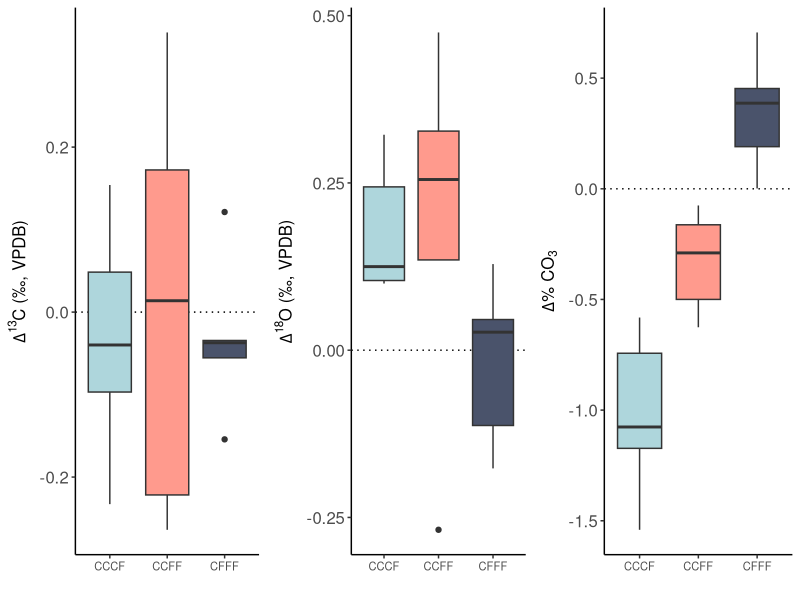
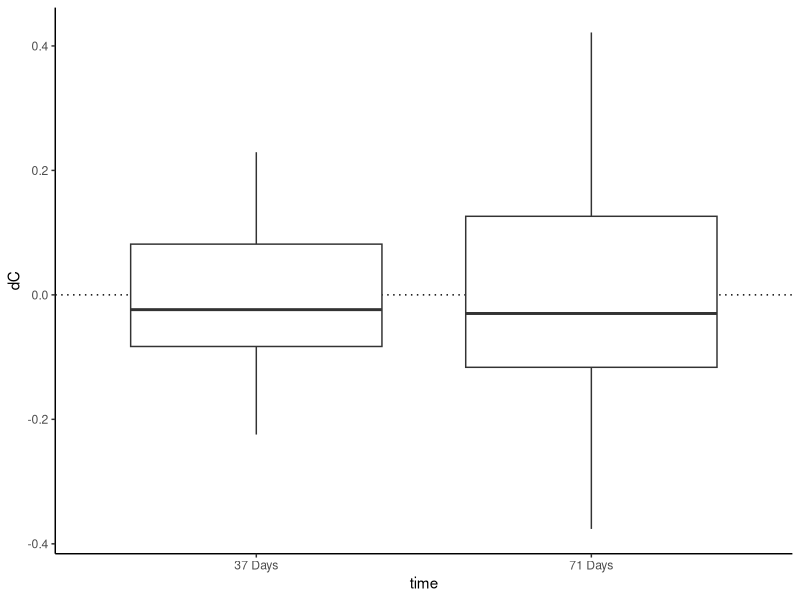
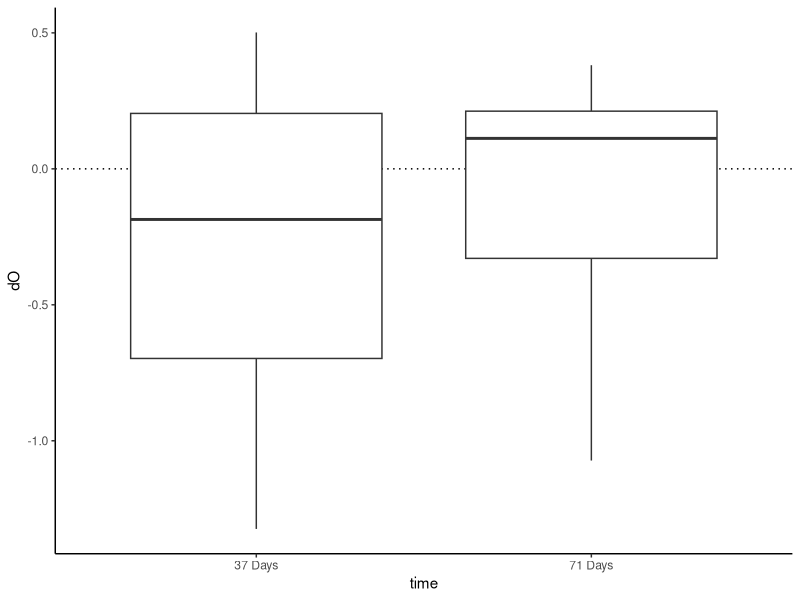
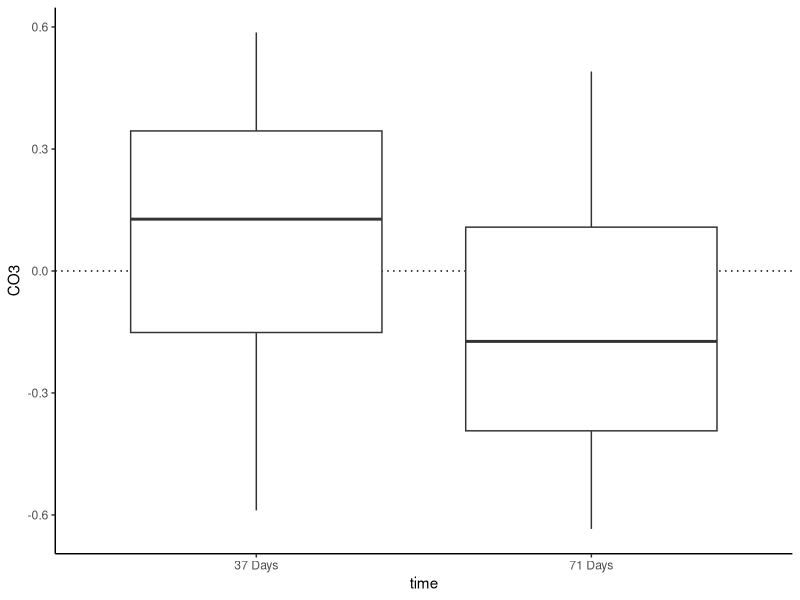
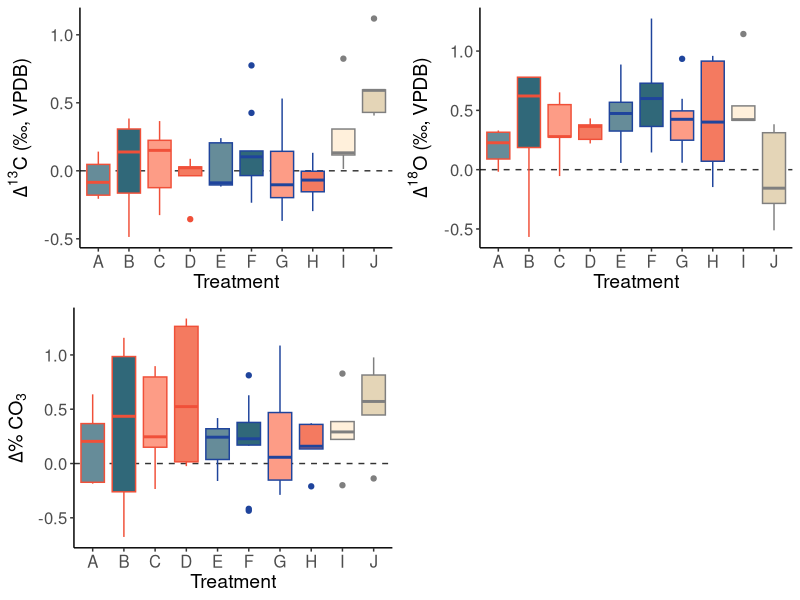
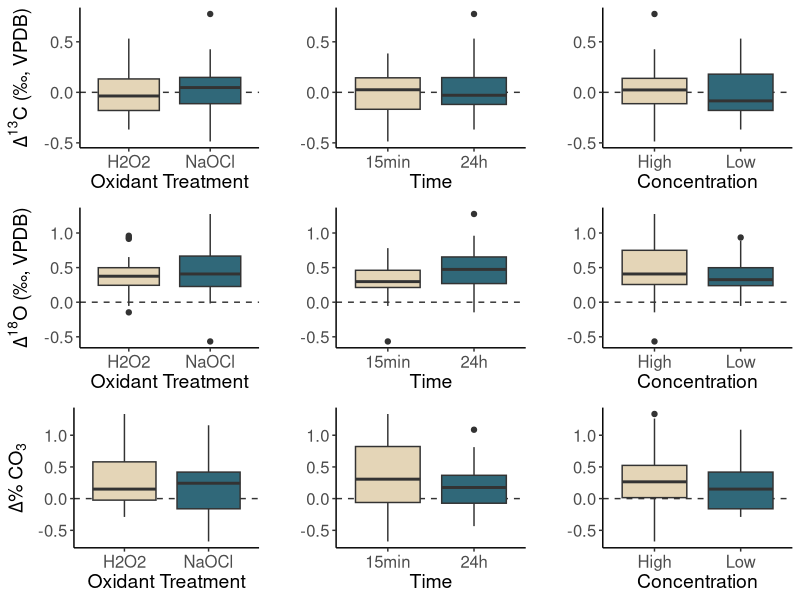
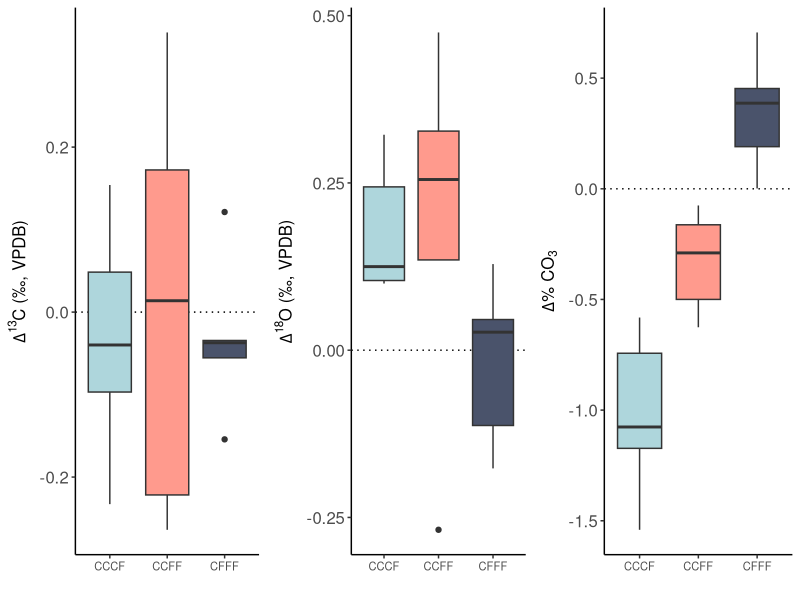
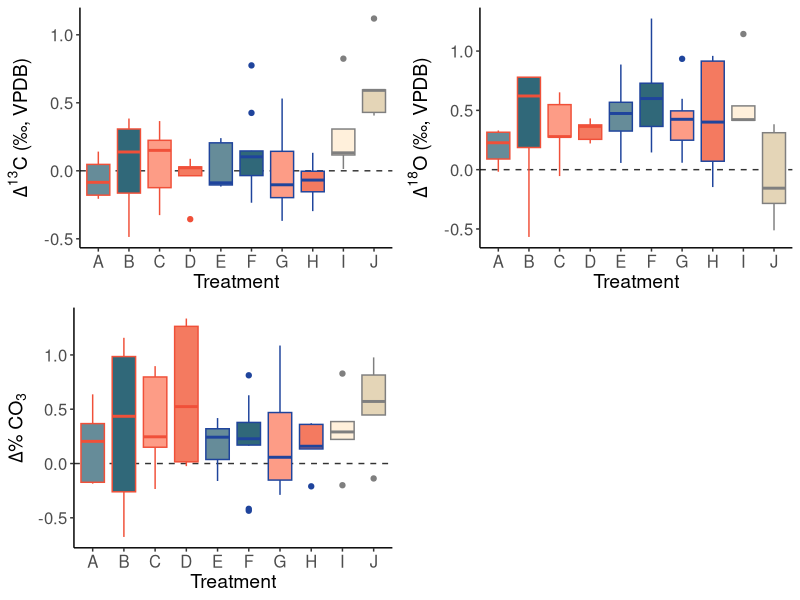

Source code (R) for these figures, in order: (Note: this script raises an error after producing the figures.)
# This supplementary .R file contains all R code needed to run the statistical 
# tests and create the base R figures as part of this publication. Please note 
# that some figures were altered post-R in Adobe Illustrator. 

usePackage <- function(p) {
  if (!is.element(p, installed.packages()[,1]))
    install.packages(p, dep = TRUE)
  require(p, character.only = TRUE)
}
usePackage("readxl");usePackage("tidyverse"); usePackage("lsr"); usePackage("ggpubr")

# Particle Size Statistics ------------------------------------------------

psdata <- read_excel("data/ParticleSize.xlsx")

# Aggregate Replicates

psdata <- psdata %>% group_by(Sample) %>% 
  mutate(dC.sd = sd(dC),
         dO.sd = sd(dO),
         CO3.sd = sd(CO3),
         dC = mean(dC),
         dO = mean(dO),
         CO3 = mean(CO3),
         Weight = NULL)
psdata <- unique(psdata)

# Pull apart comparative batches and create delta values

CCFF <- psdata %>% filter(Trial == "CCFF")
CFFF <- psdata %>% filter(Trial == "CFFF")
CCCF <- psdata %>% filter(Trial == "CCCF")

CCFFdelta <- CCFF %>%
  group_by(toothNumber) %>%
  mutate(dC = dC[Treat == 'CC'] - dC[Treat == 'FF'], 
         dO = dO[Treat == 'CC'] - dO[Treat == 'FF'], 
         CO3 = CO3[Treat == 'CC'] - CO3[Treat == 'FF']) %>% 
  distinct(toothNumber, .keep_all = T) %>% 
  select(-c(Sample, Treat, dC.sd, dO.sd, CO3.sd))

CFFFdelta <- CFFF %>%
  group_by(toothNumber) %>%
  mutate(dC = dC[Treat == 'CF'] - dC[Treat == 'FF'], 
         dO = dO[Treat == 'CF'] - dO[Treat == 'FF'], 
         CO3 = CO3[Treat == 'CF'] - CO3[Treat == 'FF']) %>% 
  distinct(toothNumber, .keep_all = T) %>% 
  select(-c(Sample, Treat, dC.sd, dO.sd, CO3.sd))

CCCFdelta <- CCCF %>%
  group_by(toothNumber) %>%
  mutate(dC = dC[Treat == 'CC'] - dC[Treat == 'CF'], 
         dO = dO[Treat == 'CC'] - dO[Treat == 'CF'], 
         CO3 = CO3[Treat == 'CC'] - CO3[Treat == 'CF']) %>% 
  distinct(toothNumber, .keep_all = T) %>% 
  select(-c(Sample, Treat, dC.sd, dO.sd, CO3.sd))

# Testing for normality

shapiro.test(CCFFdelta$dC)
shapiro.test(CCFFdelta$dO)
shapiro.test(CCFFdelta$CO3)
shapiro.test(CFFFdelta$dC)
shapiro.test(CFFFdelta$dO)
shapiro.test(CFFFdelta$CO3)
shapiro.test(CCCFdelta$dC)
shapiro.test(CCCFdelta$dO)
shapiro.test(CCCFdelta$CO3)

# No tests result in p < 0.05, we'll move forward with t-tests

t.test(CCFFdelta$dC)
t.test(CCFFdelta$dO)
t.test(CCFFdelta$CO3)

t.test(CCCFdelta$dC)
t.test(CCCFdelta$dO)
t.test(CCCFdelta$CO3)

t.test(CFFFdelta$dC)
t.test(CFFFdelta$dO)
t.test(CFFFdelta$CO3)

shapiro.test(c(CCFFdelta$dO, CCCFdelta$dO))
t.test(c(CCFFdelta$dO, CCCFdelta$dO))

# Particle Size Figures ---------------------------------------------------

PartSizeC <- ggplot() + 
  geom_hline(yintercept = 0, lty = 3) +
  geom_boxplot(data = CCFFdelta, aes(x = Trial, y = dC, fill = Trial)) +
  geom_boxplot(data = CFFFdelta, aes(x = Trial, y = dC, fill = Trial)) +
  geom_boxplot(data = CCCFdelta, aes(x = Trial, y = dC, fill = Trial)) +
  scale_fill_manual(values = c("#aed6dc","#ff9a8d","#4a536b")) + 
  labs(
    #  fill = "Particle Size", 
    x = "",
    y = expression(paste(Delta^13, "C", " (\u2030, VPDB)"))
  ) + 
  theme_classic() + 
  theme(legend.position = "none", 
        axis.text.x = element_text(size = 8),
        axis.text.y = element_text(size = 12),
        axis.title = element_text(size = 12))

PartSizeO <- ggplot() + 
  geom_hline(yintercept = 0, lty = 3) +
  geom_boxplot(data = CCFFdelta, aes(x = Trial, y = dO, fill = Trial)) +
  geom_boxplot(data = CFFFdelta, aes(x = Trial, y = dO, fill = Trial)) +
  geom_boxplot(data = CCCFdelta, aes(x = Trial, y = dO, fill = Trial)) +
  scale_fill_manual(values = c("#aed6dc","#ff9a8d","#4a536b")) + 
  labs(
    #   fill = "Particle Size",
    x = "",
    y = expression(paste(Delta^18, "O", " (\u2030, VPDB)"))
  ) + 
  theme_classic() + 
  theme(legend.position = "none", 
        axis.text.x = element_text(size = 8),
        axis.text.y = element_text(size = 12),
        axis.title = element_text(size = 12))

PartSizeCO3 <- ggplot() + 
  geom_hline(yintercept = 0, lty = 3) +
  geom_boxplot(data = CCFFdelta, aes(x = Trial, y = CO3, fill = Trial)) +
  geom_boxplot(data = CFFFdelta, aes(x = Trial, y = CO3, fill = Trial)) +
  geom_boxplot(data = CCCFdelta, aes(x = Trial, y = CO3, fill = Trial)) +
  scale_fill_manual(values = c("#aed6dc","#ff9a8d","#4a536b")) + 
  labs(
    #   fill = "Particle Size", 
    x = "",
    y = expression(paste(Delta, "% CO"[3]))
  ) + 
  theme_classic() + 
  theme(legend.position = "none", 
        axis.text.x = element_text(size = 8),
        axis.text.y = element_text(size = 12),
        axis.title = element_text(size = 12))

ggarrange(PartSizeC, PartSizeO, PartSizeCO3, nrow = 1)
ggsave("Figures/ParticleSize.pdf", dpi = 300, width = 6, height = 2.7,
       units = c("in"))

# Storage Conditions Statistics--------------------------------------------

StorageCondExp <- read_excel("data/StorageCondExp.xlsx")
StorageCondExp$sample_id <- substr(StorageCondExp$`Sample ID`, 7, 11)
scdata <- separate(StorageCondExp, "Sample ID", sep="-",into=c("SLC20","tooth",
                                                               "AB","treat"))
scdata$sample_id <- gsub("-", "", scdata$sample_id)

ambientT1 <- filter(scdata,AB=="A",Time=="T1") %>% 
  group_by(tooth) %>% 
  summarize(dC.sd = sd(dC),
            dO.sd = sd(dO),
            CO3.sd = sd(CO3),
            dC = mean(dC), 
            dO = mean(dO), 
            CO3 = mean(CO3)) %>%  
  mutate(time = "37 Days", 
         location = "Cabinet")

ambientT2 <- filter(scdata,AB=="A",Time=="T2") %>% 
  group_by(tooth) %>% 
  summarize(dC.sd = sd(dC),
            dO.sd = sd(dO),
            CO3.sd = sd(CO3),
            dC = mean(dC), 
            dO = mean(dO), 
            CO3 = mean(CO3)) %>%  
  mutate(time = "71 Days", 
         location = "Cabinet")

desiccatorT1 <- filter(scdata,AB=="B",Time=="T1") %>% 
  group_by(tooth) %>% 
  summarize(dC.sd = sd(dC),
            dO.sd = sd(dO),
            CO3.sd = sd(CO3),
            dC = mean(dC), 
            dO = mean(dO), 
            CO3 = mean(CO3)) %>%  
  mutate(time = "37 Days", 
         location = "Desiccator")

desiccatorT2 <- filter(scdata,AB=="B",Time=="T2") %>% 
  group_by(tooth) %>% 
  summarize(dC.sd = sd(dC),
            dO.sd = sd(dO),
            CO3.sd = sd(CO3),
            dC = mean(dC), 
            dO = mean(dO), 
            CO3 = mean(CO3)) %>%  
  mutate(time = "71 Days", 
         location = "Desiccator")

T1 <- rbind(ambientT1, desiccatorT1) %>% 
  group_by(tooth) %>% 
  mutate(dC = dC[location == 'Cabinet'] - dC[location == 'Desiccator'], 
         dO = dO[location == 'Cabinet'] - dO[location == 'Desiccator'], 
         CO3 = CO3[location == 'Cabinet'] - CO3[location == 'Desiccator']) %>% 
  distinct(tooth, .keep_all = T) %>% 
  select(-c(location, dC.sd, dO.sd, CO3.sd))

T2 <- rbind(ambientT2, desiccatorT2) %>% 
  group_by(tooth) %>% 
  mutate(dC = dC[location == 'Cabinet'] - dC[location == 'Desiccator'], 
         dO = dO[location == 'Cabinet'] - dO[location == 'Desiccator'], 
         CO3 = CO3[location == 'Cabinet'] - CO3[location == 'Desiccator']) %>% 
  distinct(tooth, .keep_all = T) %>% 
  select(-c(location, dC.sd, dO.sd, CO3.sd))

# Testing for normality

shapiro.test(T1$dC)
shapiro.test(T1$dO)
shapiro.test(T1$CO3)

shapiro.test(T2$dC)
shapiro.test(T2$dO)
shapiro.test(T2$CO3)

# T-tests

t.test(T1$dC)
t.test(T1$dO)
t.test(T1$CO3)

t.test(T2$dC)
wilcox.test(T2$dO)
t.test(T2$CO3)


# Storage Conditions Figures ----------------------------------------------
# probably not used in the publication, but useful for quick examination

storage2 <- rbind(T1, T2)

ggplot(data = storage2, aes(x = time, y = dC)) + 
  geom_hline(yintercept = 0, lty = 3) +
  geom_boxplot() + 
  theme_classic()

ggplot(data = storage2, aes(x = time, y = dO)) + 
  geom_hline(yintercept = 0, lty = 3) +
  geom_boxplot() + 
  theme_classic()

ggplot(data = storage2, aes(x = time, y = CO3)) + 
  geom_hline(yintercept = 0, lty = 3) +
  geom_boxplot() + 
  theme_classic()

# Chemical Treatment Statistics -------------------------------------------
 
df <- read.csv('data/ChemicalPretreatment.csv')

treats = sort(unique(df$Treat))
treats = treats[treats != "Control"]
shapTable = data.frame(treats, "dC" = rep(0), "dO" = rep(0), "CO3" = rep(0))
datacols = c("dC.off", "dO.off", "CO3.off")

for(i in seq_along(treats)){
  for(j in 1:3){
    shapTable[i, j+1] = shapiro.test(df[df$Treat == treats[i], datacols[j]])$p.value
  }
}

# Stats for all

diffTable = statTable = pTable = data.frame(treats, "dC" = rep(0), "dO" = rep(0), "CO3" = rep(0))

for(i in seq_along(treats)){
  for(j in 1:3){
    if(shapTable[i, j+1] > 0.05){
      test = t.test(df[df$Treat == treats[i], datacols[j]])
      diffTable[i, j+1] = test$estimate
      statTable[i, j+1] = test$statistic
      pTable[i, j+1] = test$p.value
    }else{
      test = wilcox.test(df[df$Treat == treats[i], datacols[j]])
      diffTable[i, j+1] = mean(df[df$Treat == treats[i], datacols[j]])
      statTable[i, j+1] = test$statistic
      pTable[i, j+1] = test$p.value
    }
  }
}

shapTable
pTable
diffTable
statTable

mean(diffTable[1:8, "dO"])
mean(diffTable[pTable$dO < 0.05, "dO"])

# Is there a difference between NaOCl and H2O2, regardless of time?
df <- df %>% mutate(Group =
                      case_when(Treat == "A" | Treat == "B" | Treat == "E" | Treat == "F" ~ "NaOCl", 
                                Treat == "C" | Treat == "D" | Treat == "G" | Treat == "H" ~ "H2O2" 
                      )
)

t.test(df$dC.off ~ df$Group)
t.test(df$dO.off ~ df$Group)
t.test(df$CO3.off ~ df$Group)

# Is there a difference between time of exposure to the oxidative treatment (15m versus 24h), regardless of solution used?
df <- df %>% mutate(Time =
                      case_when(Treat == "A" | Treat == "B" | Treat == "C" | Treat == "D" ~ "15min", 
                                Treat == "E" | Treat == "F" | Treat == "G" | Treat == "H" ~ "24h")
)

t.test(df$dC.off ~ df$Time)
t.test(df$dO.off ~ df$Time)
t.test(df$CO3.off ~ df$Time)
# ALMOST significant in terms of changing oxygen values (unsurprising?) but not quite. 
# 24 hours saw mean values of 0.48 offset, compared to 0.31 mean for 15 min group.

# Concentrations
df <- df %>% mutate(Conc =
                      case_when(Treat == "A" | Treat == "C" | Treat == "E" | Treat == "G" ~ "Low", 
                                Treat == "B" | Treat == "D" | Treat == "F" | Treat == "H" ~ "High" 
                      )
)

t.test(df$dC.off ~ df$Conc)
t.test(df$dO.off ~ df$Conc)
t.test(df$CO3.off ~ df$Conc)
#no significant values there either

# Chemical Treatment Figures---------------------------------------------------
graphs <- subset(df, Treat!= 'Control')
palette <- c( "#668C99","#306879", "#FD9C86", "#F47A60", "#668C99","#306879",
                       "#FD9C86", "#F47A60", "#FFF0DB", "#E4d5b7")
                       
palette2 <- c("#E4d5b7", "#306879")

O <- ggplot() + 
  geom_hline(yintercept = 0, color = 'grey20', linetype = 2) +
  geom_boxplot(data = graphs, aes(x = Treat, y = dO.off, fill = Treat, color = Time)) + 
  theme_classic() +
  scale_fill_manual(values = palette) +
  scale_color_manual(values = c("#F05039", "#1F449C")) +
  theme(legend.position = "none", 
        axis.text.x = element_text(size = 12),
        axis.text.y = element_text(size = 12),
        axis.title = element_text(size = 14), ) +
  labs(x = "Treatment", 
       y = expression(paste(Delta^18, "O", " (\u2030, VPDB)")))

C <- ggplot() + 
  geom_hline(yintercept = 0, color = 'grey20', linetype = 2) +
  geom_boxplot(data = graphs, aes(x = Treat, y = dC.off, fill = Treat, color = Time)) + 
  theme_classic() +
  scale_fill_manual(values = palette) +
  scale_color_manual(values = c("#F05039", "#1F449C")) +
  theme(legend.position = "none", 
        axis.text.x = element_text(size = 12),
        axis.text.y = element_text(size = 12),
        axis.title = element_text(size = 14), ) +
  labs(x = "Treatment", 
       y = expression(paste(Delta^13, "C", " (\u2030, VPDB)")))

CO3 <- ggplot() + 
  geom_hline(yintercept = 0, color = 'grey20', linetype = 2) +
  geom_boxplot(data = graphs, aes(x = Treat, y = CO3.off, fill = Treat, color = Time)) + 
  theme_classic() +
  scale_fill_manual(values = palette) +
  scale_color_manual(values = c("#F05039", "#1F449C")) +
  theme(legend.position = "none", 
        axis.text.x = element_text(size = 12),
        axis.text.y = element_text(size = 12),
        axis.title = element_text(size = 14), ) +
  labs(x = "Treatment", 
       y = expression(paste(Delta, "% CO"[3])))

ggarrange(C, O, CO3,
          ncol = 2, nrow = 2)
ggsave("Figures/Treatment.pdf", dpi = 300, width = 6, height = 5, units = c('in'))

OGroup <- ggplot() + 
  geom_hline(yintercept = 0, color = 'grey20', linetype = 2) +
  geom_boxplot(data = subset(graphs, !is.na(Group)), aes(x = Group, y = dO.off, fill = Group)) + 
  theme_classic() +
  scale_fill_manual(values = palette2) +
  theme(legend.position = "none", 
        axis.text.x = element_text(size = 12),
        axis.text.y = element_text(size = 12),
        axis.title = element_text(size = 14), ) +
  labs(x = "Oxidant Treatment", 
       y = expression(paste(Delta^18, "O", " (\u2030, VPDB)")))

CGroup <- ggplot() + 
  geom_hline(yintercept = 0, color = 'grey20', linetype = 2) +
  geom_boxplot(data = subset(graphs, !is.na(Group)), aes(x = Group, y = dC.off, fill = Group)) + 
  theme_classic() +
  scale_fill_manual(values = palette2) +
  theme(legend.position = "none", 
        axis.text.x = element_text(size = 12),
        axis.text.y = element_text(size = 12),
        axis.title = element_text(size = 14), ) +
  labs(x = "Oxidant Treatment", 
       y = expression(paste(Delta^13, "C", " (\u2030, VPDB)")))

CO3Group <- ggplot() + 
  geom_hline(yintercept = 0, color = 'grey20', linetype = 2) +
  geom_boxplot(data = subset(graphs, !is.na(Group)), aes(x = Group, y = CO3.off, fill = Group)) + 
  theme_classic() +
  scale_fill_manual(values = palette2) +
  theme(legend.position = "none", 
        axis.text.x = element_text(size = 12),
        axis.text.y = element_text(size = 12),
        axis.title = element_text(size = 14), ) +
  labs(x = "Oxidant Treatment", 
       y = expression(paste(Delta, "% CO"[3])))

OTime <- ggplot() + 
  geom_hline(yintercept = 0, color = 'grey20', linetype = 2) +
  geom_boxplot(data = subset(graphs, !is.na(Time)), aes(x = Time, y = dO.off, fill = Time)) + 
  theme_classic() +
  scale_fill_manual(values = palette2) +
  theme(legend.position = "none", 
        axis.text.x = element_text(size = 12),
        axis.text.y = element_text(size = 12),
        axis.title = element_text(size = 14), ) +
  labs(x = "Time", 
       y = "")

CTime <- ggplot() + 
  geom_hline(yintercept = 0, color = 'grey20', linetype = 2) +
  geom_boxplot(data = subset(graphs, !is.na(Time)), aes(x = Time, y = dC.off, fill = Time)) + 
  theme_classic() +
  scale_fill_manual(values = palette2) +
  theme(legend.position = "none", 
        axis.text.x = element_text(size = 12),
        axis.text.y = element_text(size = 12),
        axis.title = element_text(size = 14), ) +
  labs(x = "Time", 
       y = "")

CO3Time <- ggplot() + 
  geom_hline(yintercept = 0, color = 'grey20', linetype = 2) +
  geom_boxplot(data = subset(graphs, !is.na(Time)), aes(x = Time, y = CO3.off, fill = Time)) + 
  theme_classic() +
  scale_fill_manual(values = palette2) +
  theme(legend.position = "none", 
        axis.text.x = element_text(size = 12),
        axis.text.y = element_text(size = 12),
        axis.title = element_text(size = 14), ) +
  labs(x = "Time", 
       y = "")

OConc <- ggplot() + 
  geom_hline(yintercept = 0, color = 'grey20', linetype = 2) +
  geom_boxplot(data = subset(graphs, !is.na(Time)), aes(x = Conc, y = dO.off, fill = Conc)) + 
  theme_classic() +
  scale_fill_manual(values = palette2) +
  theme(legend.position = "none", 
        axis.text.x = element_text(size = 12),
        axis.text.y = element_text(size = 12),
        axis.title = element_text(size = 14), ) +
  labs(x = "Concentration", 
       y = "")

CConc <- ggplot() + 
  geom_hline(yintercept = 0, color = 'grey20', linetype = 2) +
  geom_boxplot(data = subset(graphs, !is.na(Time)), aes(x = Conc, y = dC.off, fill = Conc)) + 
  theme_classic() +
  scale_fill_manual(values = palette2) +
  theme(legend.position = "none", 
        axis.text.x = element_text(size = 12),
        axis.text.y = element_text(size = 12),
        axis.title = element_text(size = 14), ) +
  labs(x = "Concentration", 
       y = "")

CO3Conc <- ggplot() + 
  geom_hline(yintercept = 0, color = 'grey20', linetype = 2) +
  geom_boxplot(data = subset(graphs, !is.na(Time)), aes(x = Conc, y = CO3.off, fill = Conc)) + 
  theme_classic() +
  scale_fill_manual(values = palette2) +
  theme(legend.position = "none", 
        axis.text.x = element_text(size = 12),
        axis.text.y = element_text(size = 12),
        axis.title = element_text(size = 14), ) +
  labs(x = "Concentration", 
       y = "")

ggarrange(CGroup, CTime, CConc,
          OGroup, OTime,  OConc,
          CO3Group, CO3Time,  CO3Conc, 
          ncol = 3, nrow = 3)
ggsave("Figures/Treatment2.pdf", dpi = 300, height = 6, width = 6, units = "in")

# Replicate SD across all trials

mean(c(psdata$dC.sd, ambientT1$dC.sd, ambientT1$dC.sd, desiccatorT1$dC.sd,
       desiccatorT2$dC.sd, samps$dC.sd))
mean(c(psdata$dO.sd, ambientT1$dO.sd, ambientT1$dO.sd, desiccatorT1$dO.sd,
       desiccatorT2$dO.sd, samps$dO.sd))
